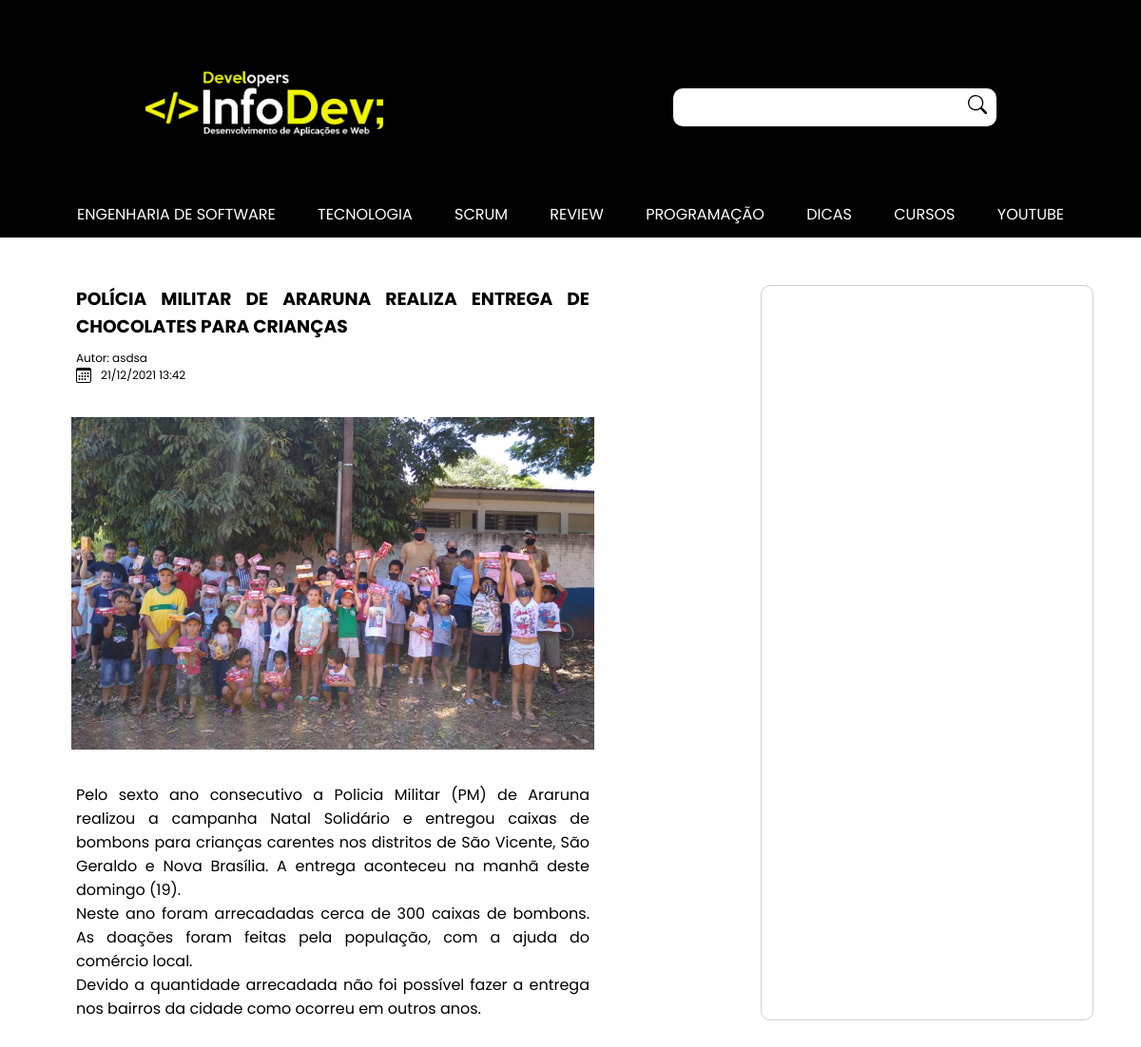
Page /pages/noticia.php?not=POLÍCIA MILITAR DE ARARUNA REALIZA ENTREGA DE CHOCOLATES PARA CRIANÇAS&id=53 on the committed database.
### tables this page shows
CREATE TABLE `category` (
  `id` int(255) NOT NULL,
  `category` varchar(200) NOT NULL
);

CREATE TABLE `posts` (
  `id` int(255) NOT NULL,
  `title` varchar(255) NOT NULL,
  `date` varchar(50) NOT NULL,
  `thumb` varchar(200) NOT NULL,
  `author` varchar(255) NOT NULL,
  `category` varchar(100) NOT NULL,
  `post` varchar(1500) NOT NULL,
  `tags` varchar(500) NOT NULL
);

### pages/noticia.php (the view, shortened to what this page needs)
<!DOCTYPE html>
<html lang="pt-br">
<head>
    <link rel="stylesheet" media="all" type="text/css" href="../css/style.css">
    <link rel="stylesheet" media="all" type="text/css" href="../css/noticia.css">
</head>
<body>
    <header>
        <div id="container-header">
            <div id="logo">
                <a href="../index.php">
                    <img src="../img/logo.png" width="100%" alt="logo">
                </a>
            </div>
            <form action="search.php" method="get" id="form-search">
                <input type="text" name="search" id="search-input">
                <button type="submit" id="search-button">
                </button>
            </form>
        </div>
        <nav>
            <ul>
                <?php
                    require_once "../admin/function/conn.php";
                    $select_cat = "SELECT * FROM category";
                    $query2 = mysqli_query($conn, $select_cat);
                    if($query2 == true){
                        while($cat = $query2->fetch_assoc()){
                ?>
                    <li>
                        <a href="search.php?search=<?php echo $cat['category'] ?>" style="text-transform: uppercase;">
                            <?php echo $cat['category'] ?>
                        </a>
                    </li>
                <?php
                        }
                    }
                ?>
            </ul>
        </nav>
    </header>
    <main>
        <article id="container-content">
        <?php
            $id = isset($_GET['id'])?$_GET['id']:"";
            $select = "SELECT * FROM posts WHERE id=$id";
            $query = mysqli_query($conn, $select);
            if($query == true){
                if($row = $query->fetch_assoc()){
        ?>
            <section id="title">
                <h3>
                    <?php echo $row['title']; ?>
                </h3>
            </section>
            <section id="container-author-date">
                <label>Autor: <?php echo $row['author']; ?></label>
                <div style="display: flex; align-items: center;">
                    <label style="margin-left: 10px;"><?php echo $row['date']; ?></label>
                </div>
            </section>
            <section id="container-photo">
                <div id="photo">
                    <img src="../img/post/<?php echo $row['thumb'] ?>" id="thumb">
                </div>
            </section>
            <section id="text">
                <p style="font-size: 11pt;">
                    <?php echo $row['post']; ?>
                </p>
            </section>
            <?php
                }
            }
            ?>
        </article>
        <div style="width: 150px;"></div>
        <aside></aside>
    </main>
</body>
</html>

### css/style.css (style rules this page uses)
* { margin: 0; padding: 0; border: 0; box-sizing: border-box; text-decoration: none; font-family: 'Poppins', sans-serif; }
header { background-color: black; width: 100%; height: 250px; display: flex; justify-content: center; align-items: center; flex-direction: column; }
#container-header { width: 100%; height: 200px; display: flex; justify-content: space-around; align-items: center; }
#logo { width: 250px; }
#form-search { display: flex; border-radius: 10px; }
#search-input { width: 300px; height: 40px; padding-left: 5px; text-transform: uppercase; border-radius: 10px 0 0 10px; }
#search-button { width: 40px; height: 40px; cursor: pointer; background-color: white; border-radius: 0 10px 10px 0; }
nav ul li { display: inline; }
nav ul li a { color: white; padding: 0px 20px; cursor: pointer; }
main { display: flex; margin: 50px 0 50px 0; width: 100%; justify-content: center; }
#container-content { width: 600px; display: flex; flex-direction: column; align-items: center; }
aside { width: 350px; display: flex; flex-direction: column; align-items: center; border: 1px solid rgba(0, 0, 0, 0.186); border-radius: 10px; padding-top: 50px; }

### css/noticia.css (style rules this page uses)
#title { width: 100%; padding: 0 30px 0 30px; text-align: justify; }
#container-author-date { font-size: 9pt; width: 100%; padding: 10px 30px 0 30px; }
#container-photo { width: 100%; height: 400px; display: flex; justify-content: center; align-items: center; margin: 10px 0 10px 0; }
#photo { width: 550px; height: 350px; background-color: grey; }
#thumb { width: 100%; height: 100%; background-position: center; background-repeat: no-repeat; background-size: cover; object-fit: cover ; }
#text { padding: 0 30px 0 30px; }
#text, p { text-align: justify; }

### rows in the picture
category: category "ENGENHARIA DE SOFTWARE"
category: category "TECNOLOGIA"
category: category "SCRUM"
category: category "REVIEW"
category: category "PROGRAMAÇÃO"
category: category "DICAS"
category: category "CURSOS"
category: category "YOUTUBE"
posts: title "POLÍCIA MILITAR DE ARARUNA REALIZA ENTREGA DE CHOCOLATES PARA CRIANÇAS", author "asdsa", date "21/12/2021 13:42", thumb (picture), post "Pelo sexto ano consecutivo a Policia Militar (PM) de Araruna realizou a campanha Natal Solidário e entregou caixas de bombons para crianças carentes nos distritos de São Vicente, São Geraldo e Nova Brasília. A entrega aconteceu na manhã deste domingo (19). Neste ano foram arrecadadas cerca de 300 caixas de bombons. As doações foram feitas pela população, com a ajuda do comércio local. Devido a quantidade arrecadada não foi possível fazer a entrega nos bairros da cidade como ocorreu em outros anos."
